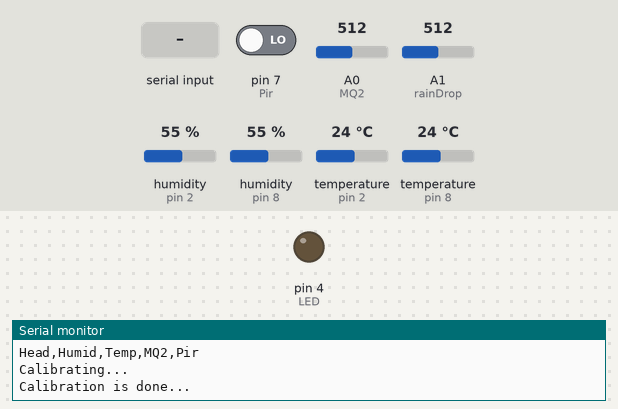
Recording of a sketch running on a simulated Arduino Uno, built with avr-gcc and run on an emulated ATmega328P. Shown: output pins drawn as LEDs (lit = HIGH), the last lines printed to the serial monitor. The inputs (shaded band) are chosen by the test bench; at power-on: pin 7 (Pir) LOW, A0 (MQ2) = 512, A1 (rainDrop) = 512, humidity (sensors on pin 2, pin 8) 55 %, temperature (sensors on pin 2, pin 8) 24 °C.

Above: at 1.2 s.
1.3 s: "2" received over Serial
At 1.55 s:
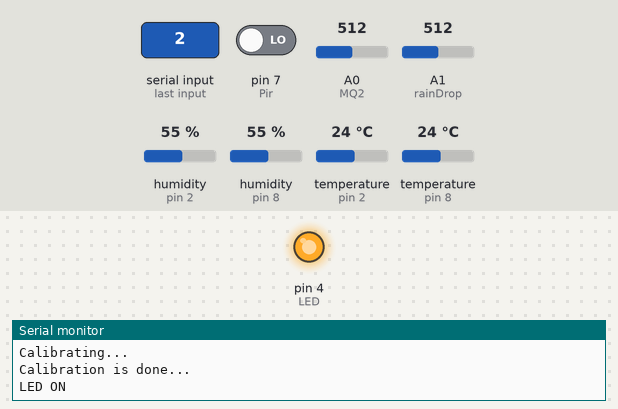
4.3 s: "1" received over Serial
7.3 s: "0" received over Serial
Timing chart, 0 to 16.3 s (numbered marks = the images above; inputs shaded):
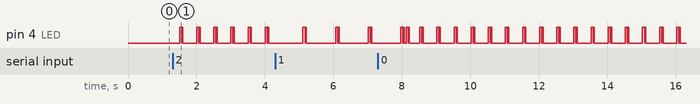

Measured:
- after the input at 1.3 s, pin 4 (LED): LOW → HIGH after 0.20 s, then repeats every 0.50 s: LOW 0.01 s, HIGH 0.03 s, LOW 0.40 s, HIGH 0.06 s

The sketch:

ZeroSystemIoT.ino
```cpp
//#include <SPI.h>
//#include <MFRC522.h>

#include <dht.h>
#include <Wire.h>
#include <SimpleTimer.h>
//#include <CMPS10.h>

dht DHT;
SimpleTimer timer;

//CMPS10 compass;
int start = 0;
int humid = 0;
bool ledOn = false;
#define DHT11_PIN 2
#define DHT11_PIN_new 8
#define rainDrop A1
//#define accX A1
//#define accY A2s
//#define accZ A3
#define MQ2 A0
#define Pir 7
#define LED 4
//#define SS_PIN 10
//#define RST_PIN 9
//MFRC522 mfrc522(SS_PIN, RST_PIN);  // Create MFRC522 instance.


#define         RL_VALUE                     (5)     //define the load resistance on the board, in kilo ohms
#define         RO_CLEAN_AIR_FACTOR          (9.83)  //RO_CLEAR_AIR_FACTOR=(Sensor resistance in clean air)/RO,
                                                     //which is derived from the chart in datasheet

/***********************Software Related Macros************************************/
#define         CALIBARAION_SAMPLE_TIMES     (50)    //define how many samples you are going to take in the calibration phase
#define         CALIBRATION_SAMPLE_INTERVAL  (500)   //define the time interal(in milisecond) between each samples in the
                                                     //cablibration phase
#define         READ_SAMPLE_INTERVAL         (50)    //define how many samples you are going to take in normal operation
#define         READ_SAMPLE_TIMES            (5)     //define the time interal(in milisecond) between each samples in
                                                     //normal operation

/**********************Application Related Macros**********************************/
#define         GAS_LPG                      (0)
#define         GAS_CO                       (1)
#define         GAS_SMOKE                    (2)

/*****************************Globals***********************************************/
float           LPGCurve[3]  =  {2.3,0.21,-0.47};   //two points are taken from the curve.
                                                    //with these two points, a line is formed which is "approximately equivalent"
                                                    //to the original curve.
                                                    //data format:{ x, y, slope}; point1: (lg200, 0.21), point2: (lg10000, -0.59)
float           COCurve[3]  =  {2.3,0.72,-0.34};    //two points are taken from the curve.
                                                    //with these two points, a line is formed which is "approximately equivalent"
                                                    //to the original curve.
                                                    //data format:{ x, y, slope}; point1: (lg200, 0.72), point2: (lg10000,  0.15)
float           SmokeCurve[3] ={2.3,0.53,-0.44};    //two points are taken from the curve.
                                                    //with these two points, a line is formed which is "approximately equivalent"
                                                    //to the original curve.
                                                    //data format:{ x, y, slope}; point1: (lg200, 0.53), point2: (lg10000,  -0.22)
float           Ro           =  9.8;                 //Ro is initialized to 10 kilo ohms

void pinInputOutput() {
  pinMode(DHT11_PIN, INPUT);
  pinMode(DHT11_PIN_new, INPUT);
  //pinMode(accX, INPUT);
  //pinMode(accY, INPUT);
  //pinMode(accZ, INPUT);
  pinMode(rainDrop, INPUT);
  pinMode(MQ2, INPUT);
  pinMode(Pir, INPUT);
  pinMode(LED, OUTPUT);
}

void triggerLED() {
  if(ledOn){
    turnOnLED(LED);
  }
}

void setup() {
  // put your setup code here, to run once:
  pinInputOutput();
  timer.setInterval(500,triggerLED);
  Serial.begin(115200);
  Serial.println("Zero System");
  Serial.println("===========");
  Serial.println("List : ");
  //Serial.println("Head,Humid,Temp,Mois,AccX,AccY,AccZ,MQ,Pir");
  Serial.println("Head,Humid,Temp,MQ2,Pir");
  //SPI.begin();      // Init SPI bus
  //mfrc522.PCD_Init(); // Init MFRC522 card
  //Serial.println("Scan PICC to see UID and type...");
  Serial.print("Calibrating...\n");
 // Ro = MQCalibration(MQ2);                       //Calibrating the sensor. Please make sure the sensor is in clean air
                                                    //when you perform the calibration
  Serial.print("Calibration is done...\n");
}

void turnOnLED(int x){
  digitalWrite(x , HIGH);
  delay(60);
  digitalWrite(x , LOW);
  delay(10);
  digitalWrite(x , HIGH);
  delay(30);
  digitalWrite(x , LOW);
}

void turnOffLED(int x) {
  digitalWrite(x , LOW);
}

//
//void rfid(){
//  // Look for new cards
//  if ( ! mfrc522.PICC_IsNewCardPresent()) {
//    return;
//  }
//
//  // Select one of the cards
//  if ( ! mfrc522.PICC_ReadCardSerial()) {
//    return;
//  }
//
//  // Dump debug info about the card. PICC_HaltA() is automatically called.
//  mfrc522.PICC_DumpToSerial(&(mfrc522.uid));
//}

int sensorThresSmoke = 400; //greater contaminate

float MQCalibration(int mq_pin)
{
  int i;
  float val=0;

  for (i=0;i<CALIBARAION_SAMPLE_TIMES;i++) {            //take multiple samples
    val += MQResistanceCalculation(analogRead(mq_pin));
    delay(CALIBRATION_SAMPLE_INTERVAL);
  }
  val = val/CALIBARAION_SAMPLE_TIMES;                   //calculate the average value

  val = val/RO_CLEAN_AIR_FACTOR;                        //divided by RO_CLEAN_AIR_FACTOR yields the Ro
                                                        //according to the chart in the datasheet

  return val;
}

void callib(){
    float sensor_volt;
    float RS_air; //  Get the value of RS via in a clear air
    float R0;  // Get the value of R0 via in H2
    float sensorValue;

    /*--- Get a average data by testing 100 times ---*/
    for(int x = 0 ; x < 100 ; x++)
    {
        sensorValue = sensorValue + analogRead(MQ2);
    }
    sensorValue = sensorValue/100.0;
    /*-----------------------------------------------*/

    sensor_volt = sensorValue/1024*5.0;
    RS_air = (5.0-sensor_volt)/sensor_volt; // omit *RL
    R0 = RS_air/9.8; // The ratio of RS/R0 is 9.8 in a clear air from Graph (Found using WebPlotDigitizer)

    Serial.print("sensor_volt = ");
    Serial.print(sensor_volt);
    Serial.println("V");

    Serial.print("R0 = ");
    Serial.println(R0);
    delay(1000);
}

float MQResistanceCalculation(int raw_adc)
{
  return ( ((float)RL_VALUE*(1023-raw_adc)/raw_adc));
}

float MQRead(int mq_pin)
{
  int i;
  float rs=0;

  for (i=0;i<READ_SAMPLE_TIMES;i++) {
    rs += MQResistanceCalculation(analogRead(mq_pin));
    delay(READ_SAMPLE_INTERVAL);
  }

  rs = rs/READ_SAMPLE_TIMES;

  return rs;
}

int MQGetGasPercentage(float rs_ro_ratio, int gas_id)
{
  if ( gas_id == GAS_LPG ) {
     return MQGetPercentage(rs_ro_ratio,LPGCurve);
  } else if ( gas_id == GAS_CO ) {
     return MQGetPercentage(rs_ro_ratio,COCurve);
  } else if ( gas_id == GAS_SMOKE ) {
     return MQGetPercentage(rs_ro_ratio,SmokeCurve);
  }

  return 0;
}

int  MQGetPercentage(float rs_ro_ratio, float *pcurve)
{
  return (pow(10,( ((log(rs_ro_ratio)-pcurve[1])/pcurve[2]) + pcurve[0])));
}

void smoke(int MQ2){
  int smokeSensor = analogRead(MQ2);
  Serial.print(",");Serial.print(smokeSensor);
  Serial.print(",");
   Serial.print(MQGetGasPercentage(MQRead(MQ2)/Ro,GAS_LPG) );
   Serial.print( "," );
   Serial.print(MQGetGasPercentage(MQRead(MQ2)/Ro,GAS_CO) );
   Serial.print(",");
   Serial.print(MQGetGasPercentage(MQRead(MQ2)/Ro,GAS_SMOKE) );
}

void motionSense(int x){
  int moves = digitalRead(x);
  Serial.print(",");Serial.print(moves);
}

void temp_humid(){
  int chk = DHT.read11(DHT11_PIN);
  switch (chk)
  {
    case DHTLIB_OK:
                Serial.print("OK,");
                break;
    case DHTLIB_ERROR_CHECKSUM:
                Serial.print("Checksum error,");
                break;
    case DHTLIB_ERROR_TIMEOUT:
                Serial.print("Time out error,");
                break;
    default:
                Serial.print("Unknown error,");
                break;
  }
  // DISPLAY DATA, Humidity -- Temperature
  Serial.print(DHT.humidity, 1);
  Serial.print(",");
  Serial.print(DHT.temperature, 1);
}

void temp_humid_new(){
  int chk = DHT.read11(DHT11_PIN_new);
  switch (chk)
  {
    case DHTLIB_OK:
                Serial.print(",");
                Serial.print(DHT.humidity, 1);
                Serial.print(",");
                Serial.print(DHT.temperature, 1);
                break;
    case DHTLIB_ERROR_CHECKSUM:
                Serial.print("Checksum error,");
                break;
    case DHTLIB_ERROR_TIMEOUT:
                Serial.print("Time out error,");
                break;
    default:
                Serial.print("Unknown error,");
                break;
  }
}

void moisture(int pinA0){
 humid = analogRead(pinA0);
  Serial.print(",");
  Serial.print(1023 - humid);
}

int rawX = 0 , rawY = 0 , rawZ = 0;
int scale = 200; //for aXDL377 if ADXL337 : 3;
boolean micro_is_5V = true;

//void accelerometer(int pinA1 , int pinA2 , int pinA3){
//   rawX = analogRead(A1);
//   rawY = analogRead(A2);
//   rawZ = analogRead(A3);
//
//    float scaledX, scaledY, scaledZ; // Scaled values for each axis
//    if (micro_is_5V) // microcontroller runs off 5V Arduino
//    {
//      scaledX = mapf(rawX, 0, 675, -scale, scale); // 3.3/5 * 1023 =~ 675
//       scaledY = mapf(rawY, 0, 675, -scale, scale);
//        scaledZ = mapf(rawZ, 0, 675, -scale, scale);
//    }
//    else // microcontroller runs off 3.3V others
//    {
//      scaledX = map(rawX, 0, 1023, -scale, scale);
//      scaledY = map(rawX, 0, 1023, -scale, scale);
//      scaledZ = map(rawX, 0, 1023, -scale, scale);
//    }
//
//  Serial.print(",");Serial.print(scaledX);
//  Serial.print(",");Serial.print(scaledY);
//  Serial.print(",");Serial.print(scaledZ);
//}


//CMPS10
//void printCompass() {
//  Serial.print(compass.bearing());
//    Serial.print(",");
//  Serial.print(compass.pitch());
//  Serial.print(",");
//  Serial.print(compass.roll());
//}

void loop() {
  // put your main code here, to run repeatedly:
    //rfid();
  if (Serial.available() > 0 ) {
    char command = (char)Serial.read();
      if (command == '1') {
        //Start
        start = 1;
      } else if (command == '0') {
        //Stopped
        start = 0;
        Serial.println("Zero System Stopped");
        Serial.println("===================");
     } else if (command == '2'){
      ledOn = true;
      Serial.println("LED ON");
     } else if (command == '3'){
      turnOffLED(LED);
      ledOn = false;
      Serial.println("LED OFF");
     }
  }

  if (start == 1){
    temp_humid();
   // accelerometer(accX,accY,accZ);
    //print
    smoke(MQ2);
    motionSense(Pir);
    moisture(rainDrop);
//    printCompass();
    temp_humid_new();
    Serial.println();
  }

//  if (ledOn) {
//    turnOnLED(LED);
//  }
  timer.run();
  delay(50);

}
```
